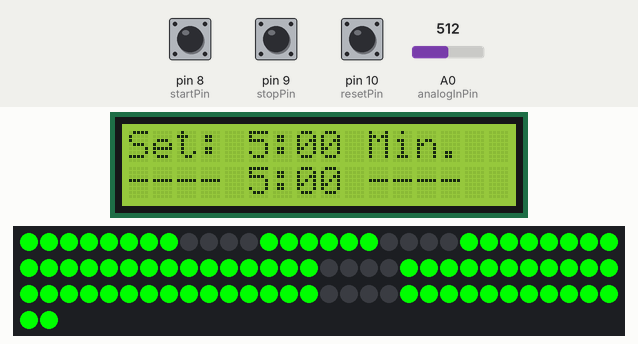
Simulated run of this sketch. Board: Arduino Uno, built with avr-gcc and run on an emulated ATmega328P. Shown: 16×2 character LCD, 92 RGB LEDs in strip order, left to right, continuing on the next row. Inputs (shaded band) come from the test bench; at power-on: pin 8 (startPin) HIGH, pin 9 (stopPin) HIGH, A0 (analogInPin) = 512, pin 10 (resetPin) HIGH.

Above: at 1.3 s.
1.4 s: pin 8 (startPin) pulled LOW for 0.15 s
At 2.2 s:
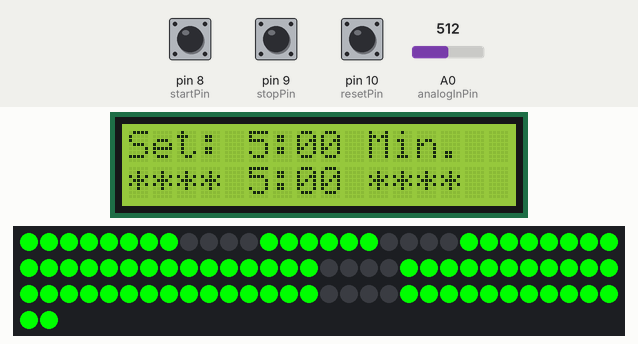
4.5 s: pin 9 (stopPin) pulled LOW for 0.15 s
At 5.3 s:
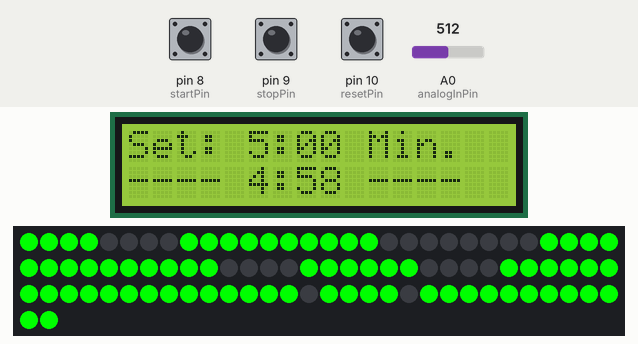
6.1 s: A0 (analogInPin) set to 490
At 6.7 s:
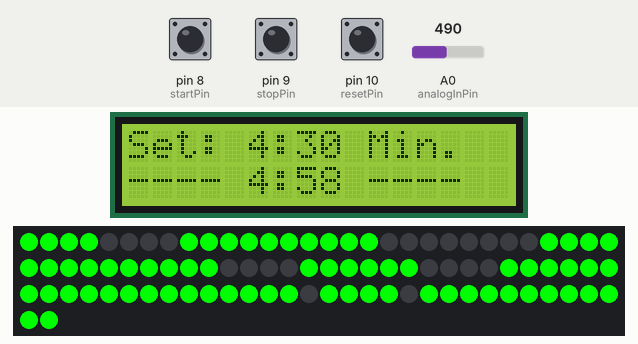
7.6 s: pin 10 (resetPin) pulled LOW for 0.15 s
At 8.8 s:
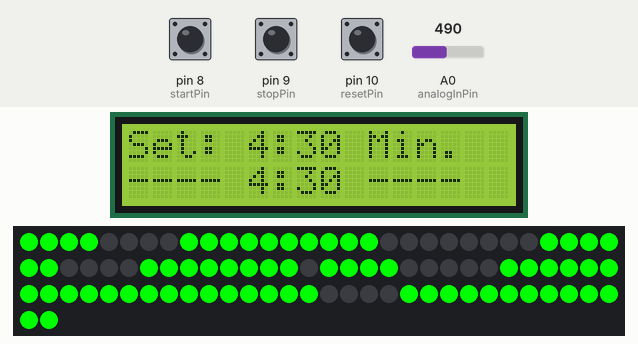
9.2 s: pin 8 (startPin) pulled LOW for 1 s
At 9.6 s:
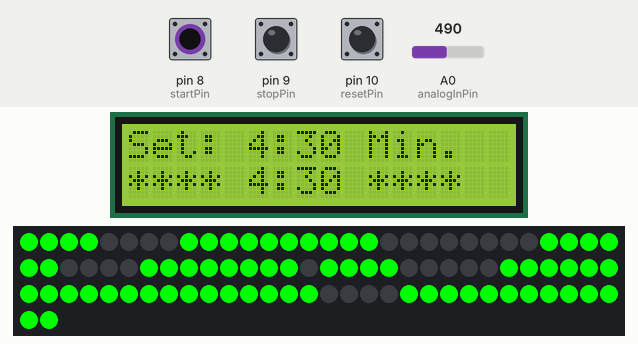
11.8 s: pin 9 (stopPin) pulled LOW for 1 s
At 12.8 s:
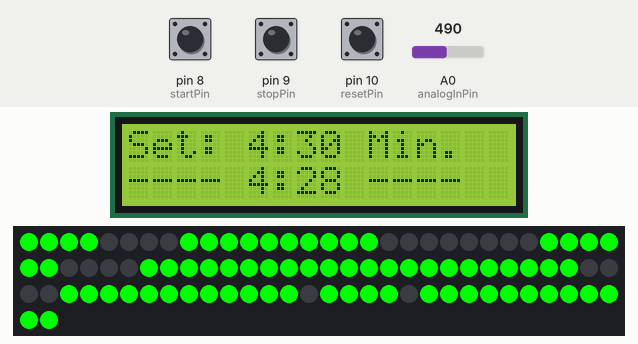
Timing chart, 0 to 14.8 s (numbered marks = the images above; inputs shaded):
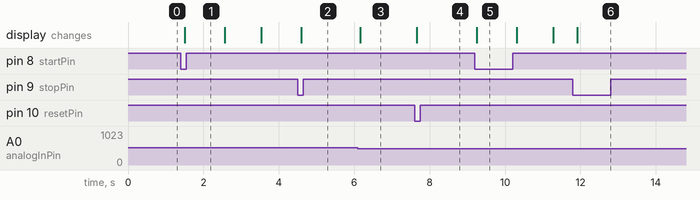

The sketch:

pitch-clock-arduino.ino
```cpp
#include <Adafruit_WS2801.h>
#include <Wire.h>
#include <LiquidCrystal_I2C.h>

const int analogInPin = A0;    // Analog input pin that the potentiometer is attached to
const int startPin = 8;        // Start closer to ground
const int stopPin = 9;         // Stop closer to ground
const int resetPin = 10;       // Reset closer to ground
const int dataPin = 11;        // WS2801 data pin (white)
const int clockPin = 12;       // WS2801 clock pin (green)

LiquidCrystal_I2C lcd(0x3F,16,2);  // initialize 1602 lcd connected via i2c
Adafruit_WS2801 strip = Adafruit_WS2801(92, dataPin, clockPin); // initialize WS2801 chain

int rawSensorValue = 0;        // Initialize variable for raw reading from poti
int setTime = 0;               // Initialize variable for mapped poti value
boolean isRunning = false;     // Initialize boolean for timer status
int countFromSeconds = 0;      // Initialize variable for "set"
int remainingSeconds = 0;      // Initialize varibale to store remaining seconds
unsigned long lastMillis = 0;  // Initialize variable for store milis value when starting the timer
uint32_t LEDColor = 0;
boolean flashToggle = false;   // Crude hack for a flash toggle for the remaining 10 secs

byte digit[10][30] = {          // map to turn digits into led matrix
  {1,1,1,1,1,1,1,1,1,1,1,1,1,0,0,0,0,1,1,1,1,1,1,1,1,1,1,1,1,1},
  {0,0,0,0,0,0,0,0,1,1,1,1,1,0,0,0,0,0,0,0,0,0,0,0,0,0,1,1,1,1},
  {0,0,0,0,1,1,1,1,1,1,1,1,1,1,1,1,1,1,1,1,1,1,1,1,1,1,0,0,0,0},
  {0,0,0,0,1,1,1,1,1,1,1,1,0,1,1,1,1,0,0,0,0,0,1,1,1,1,1,1,1,1},
  {1,1,1,1,0,0,0,0,1,1,1,1,1,1,1,1,1,1,0,0,0,0,0,0,0,0,1,1,1,1},
  {1,1,1,1,1,1,1,1,0,0,0,0,1,1,1,1,1,1,0,0,0,0,1,1,1,1,1,1,1,1},
  {1,1,1,1,1,1,1,1,0,0,0,0,1,1,1,1,1,1,1,1,1,1,1,1,1,1,1,1,1,1},
  {0,0,0,0,1,1,1,1,1,1,1,1,1,0,0,0,0,0,0,0,0,0,0,0,0,0,1,1,1,1},
  {1,1,1,1,1,1,1,1,1,1,1,1,0,1,1,1,1,0,1,1,1,1,1,1,1,1,1,1,1,1},
  {1,1,1,1,1,1,1,1,1,1,1,1,1,1,1,1,1,0,0,0,0,0,1,1,1,1,1,1,1,1}
};

byte all_digits[92];

void setup() {

  pinMode(startPin, INPUT_PULLUP);      // Initiate pins for buttons
  pinMode(stopPin, INPUT_PULLUP);
  pinMode(resetPin, INPUT_PULLUP);


  lcd.init();                           // Initiate I2C 1602 display
  lcd.backlight();                      // Switch on backlight

  lcd.setCursor(0,0);                   // Print all static characters and put something on the screen to start with
  lcd.print("Set: 0:00 Min.");
  lcd.setCursor(0,1);
  lcd.print("---- 0:00 ----");

  strip.begin();                        // Initialize and blank LED strip
  strip.show();


  readAndOutputSetTime();               // Initially read input value
  doReset();                            // Get timer ready to go

  Serial.begin(57600);                  // ### DEBUG ### - Start serial console
}


// Helper function to round to full numbers
int roundTo(unsigned int number, byte to)
{
  return ((number+to/2)/to)*to;
}

// Helper function to turn rgb values to the color object needed by WS2801 library
uint32_t Color(byte r, byte g, byte b)
{
  uint32_t c;
  c = r;
  c <<= 8;
  c |= g;
  c <<= 8;
  c |= b;
  return c;
}

// Helper function to get the minute digit from an interger of seconds
int getMinutes(int seconds)
{
  return int(seconds / 60);
}

// Helper function to get the ten-seconds digit from a interger of seconds
int getTenSeconds(int seconds)
{
  return int(seconds % 60 / 10);
}

// Helper function to get the seconds digit from a interger of seconds
int getSeconds(int seconds)
{
  return int(seconds % 60 % 10);
}

void checkInputs() {
}

void readAndOutputSetTime() {
  // Get value from poti
  rawSensorValue = analogRead(analogInPin);
  // Map values from analog read to timer scope and round to 30 seconds
  setTime = roundTo(map(rawSensorValue, 0, 1023, 15, 575), 30);

  // Output
  lcd.setCursor(5,0);
  lcd.print(getMinutes(setTime));
  lcd.print(":");
  lcd.print(getTenSeconds(setTime));
  lcd.print(getSeconds(setTime));
}

// Check buttons and initiate adequate action depending on state
void checkButtons() {
  if ((digitalRead(startPin) == 0) && (isRunning == false) && (remainingSeconds > 0)) {
    doStart();
  }
  if ((digitalRead(stopPin) == 0) && (isRunning == true)) {
    doStop();
  }
  if (digitalRead(resetPin) == 0) {
    doStop();
    doReset();
  }

}

void doStart() {
  isRunning = true;      // Change state
  lcd.setCursor(0,1);    // Show asterisk
  lcd.print("****");
  lcd.setCursor(10,1);
  lcd.print("****");
  lastMillis = millis();  // Set millis comparison value
}


void doStop() {
  isRunning = false;      // Change state
  lcd.setCursor(0,1);     // Show dashes
  lcd.print("----");
  lcd.setCursor(10,1);
  lcd.print("----");
  countFromSeconds = remainingSeconds;  // Set new value for seconds to count from
}


void doReset() {
  countFromSeconds = setTime;           // Set value according to set
  remainingSeconds = countFromSeconds;  // Reset timer
  lcd.setCursor(5,1);                   // Show new time in display
  lcd.print(getMinutes(remainingSeconds));
  lcd.print(":");
  lcd.print(getTenSeconds(remainingSeconds));
  lcd.print(getSeconds(remainingSeconds));
  refreshLEDS(remainingSeconds);
}

void countDown () {
  if (isRunning == true) {
    int secondsGone = int((millis() - lastMillis) / 1000);
    if (secondsGone > (countFromSeconds - remainingSeconds)) {
      remainingSeconds = countFromSeconds - secondsGone;
      lcd.setCursor(5,1);
      lcd.print(getMinutes(remainingSeconds));
      lcd.print(":");
      lcd.print(getTenSeconds(remainingSeconds));
      lcd.print(getSeconds(remainingSeconds));

      if (remainingSeconds == 0) {
        isRunning = false;
      }

      refreshLEDS(remainingSeconds);
      flashToggle = false;
    }
    if ((remainingSeconds < 10) && (flashToggle == false) && ((millis() - lastMillis) - ((countFromSeconds - remainingSeconds) * 1000UL) > 500)) {
      switchOffLEDS();
      flashToggle = true;
    }
  }
}

void refreshLEDS(int seconds) {
  if (seconds >= 60) {
    LEDColor = Color(0, 255, 0);
  }
  else if (seconds < 60 && seconds >= 10) {
    LEDColor = Color(255, 255, 0);
  }
  else {
     LEDColor = Color(255, 0, 0);
  }

  int array_counter = 0;
  int array_secs = getSeconds(seconds);
  int array_tensecs = getTenSeconds(seconds);
  int array_mins = getMinutes(seconds);

  for (int i = 0; i<sizeof(digit[array_mins]); i++) {
    if (array_mins > 0) {
      all_digits[array_counter] = digit[array_mins][i];
    }
    else
    {
      all_digits[array_counter] = 0;
    }
    array_counter = array_counter + 1;
  }

  all_digits[array_counter] = 1;
  array_counter = array_counter + 1;
  all_digits[array_counter] = 1;
  array_counter = array_counter + 1;

  for (int i = 0; i<sizeof(digit[array_tensecs]); i++) {
    all_digits[array_counter] = digit[array_tensecs][i];
    array_counter = array_counter + 1;
  }

  for (int i = 0; i<sizeof(digit[array_secs]); i++) {
  all_digits[array_counter] = digit[array_secs][i];
  array_counter = array_counter + 1;
  }

  for (int i = 0; i<sizeof(all_digits); i++) {
    if (all_digits[i] == 1) {
      strip.setPixelColor(i, LEDColor);
    }
    else {
      strip.setPixelColor(i, 0);
    }
  }

  strip.show();
}


void switchOffLEDS() {
  for (int i = 0; i<sizeof(all_digits); i++) {
    strip.setPixelColor(i, 0);
  }
  strip.show();
}

void loop() {

  readAndOutputSetTime();
  checkButtons();
  countDown();
  delay(100);


}
```

Measured:
- after the input at 1.4 s, the display: changes after 0.10 s (image 1)
- after the input at 4.5 s, the display: changes after 0.09 s (image 2)
- after the input at 6.1 s, the display: changes after 0.06 s (image 3)
- after the input at 7.6 s, the display: changes after 0.06 s (image 4)
- after the input at 9.2 s, the display: changes at once (image 5)
- after the input at 11.8 s, the display: changes after 0.11 s (image 6)
